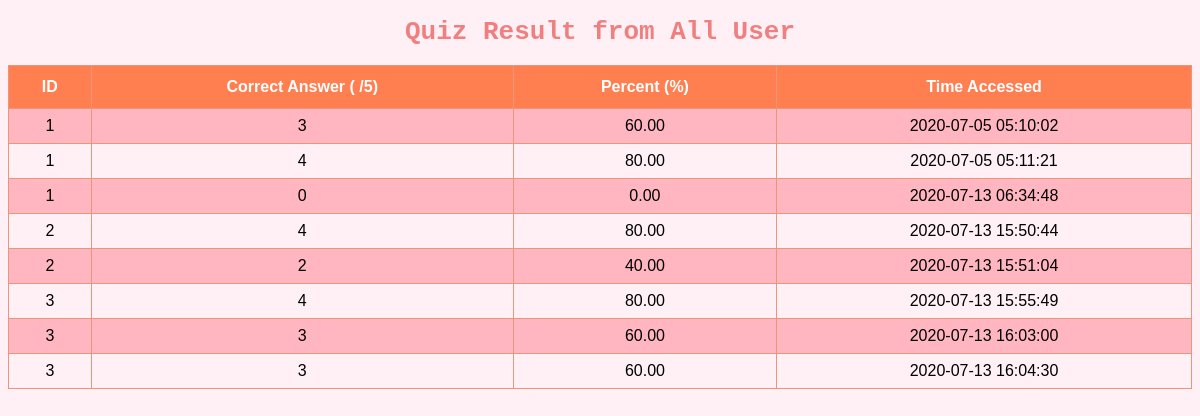
The page / on the database its author committed.
### tables this page shows
CREATE TABLE `quiz_result` (
  `id` int(11) NOT NULL,
  `quizresult` int(1) NOT NULL,
  `percent` decimal(5,2) NOT NULL,
  `time_access` timestamp NOT NULL DEFAULT current_timestamp()
);

### index.php (the view, shortened to what this page needs)
<!DOCTYPE html>
<html lang="en">
<head>
  <link rel='stylesheet' type='text/css' href='style.css'>
</head>
<body>
  <h1>Quiz Result from All User</h1>
<?php
$pdo=new PDO('mysql:host=localhost;port=3306;dbname=project',
     'root', '');
$stmt = $pdo->query("SELECT * FROM quiz_result");
?>
<table id="data">
  <tr>
    <th>ID </th>
    <th>Correct Answer ( /5)</th>
    <th>Percent (%)</th>
    <th>Time Accessed</th>
  </tr>
<?php
while ( $row = $stmt->fetch(PDO::FETCH_ASSOC) ) {
    echo "<tr>";
    echo "<td>".$row['id']. "\t </td>";
    echo "<td>".$row['quizresult']. "\t </td>";
    echo "<td>".$row['percent']. "\t </td>";
    echo "<td>".$row['time_access']. "\t </td>";
    echo "</tr>";
}
?>
</table>

### style.css (style rules this page uses)
#data { border-collapse: collapse; width: 100%; }
#data td, #data th { border: 1px solid #E9967A; padding: 8px; }
#data tr:nth-child(even) { background-color: #FFB6C1; }
#data th { padding-top: 12px; padding-bottom: 12px; text-align: center; background-color: #FF7F50; color: white; }

### index.php (style rules this page uses)
h1 { font-family: monospace; color: #F08080; }
body { text-align: center; background-color: #FFF0F5; font-family: sans-serif; }

### rows shown on the page
quiz_result: id "1", quizresult "3", percent "60.00", time_access "2020-07-05 05:10:02"
quiz_result: id "1", quizresult "4", percent "80.00", time_access "2020-07-05 05:11:21"
quiz_result: id "1", quizresult "0", percent "0.00", time_access "2020-07-13 06:34:48"
quiz_result: id "2", quizresult "4", percent "80.00", time_access "2020-07-13 15:50:44"
quiz_result: id "2", quizresult "2", percent "40.00", time_access "2020-07-13 15:51:04"
quiz_result: id "3", quizresult "4", percent "80.00", time_access "2020-07-13 15:55:49"
quiz_result: id "3", quizresult "3", percent "60.00", time_access "2020-07-13 16:03:00"
quiz_result: id "3", quizresult "3", percent "60.00", time_access "2020-07-13 16:04:30"
